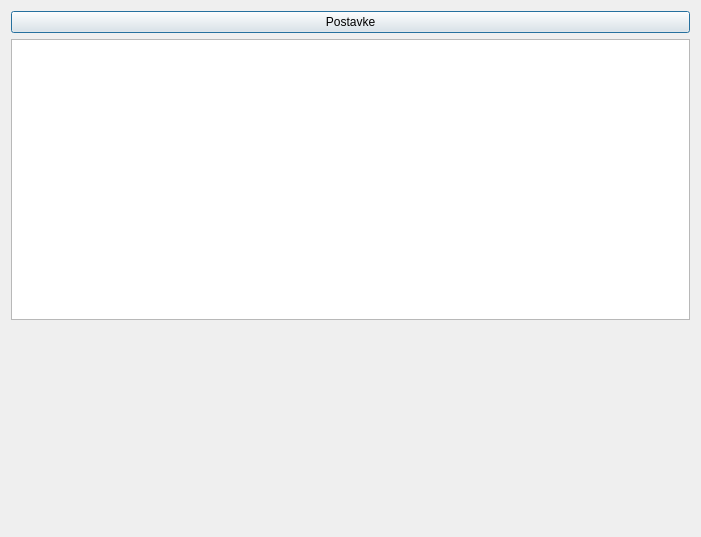
<?xml version="1.0" encoding="UTF-8"?>
<ui version="4.0">
 <class>stoodabir</class>
 <widget class="QDialog" name="stoodabir">
  <property name="geometry">
   <rect>
    <x>0</x>
    <y>0</y>
    <width>701</width>
    <height>537</height>
   </rect>
  </property>
  <property name="windowTitle">
   <string>Stolovi</string>
  </property>
  <layout class="QGridLayout" name="gridLayout">
   <item row="1" column="0">
    <widget class="QGraphicsView" name="grPregled"/>
   </item>
   <item row="0" column="0">
    <widget class="QPushButton" name="btnSnimiPostavke">
     <property name="text">
      <string>Postavke</string>
     </property>
    </widget>
   </item>
   <item row="2" column="0">
    <widget class="QWidget" name="widget" native="true">
     <property name="minimumSize">
      <size>
       <width>0</width>
       <height>200</height>
      </size>
     </property>
    </widget>
   </item>
  </layout>
 </widget>
 <resources/>
 <connections/>
</ui>
